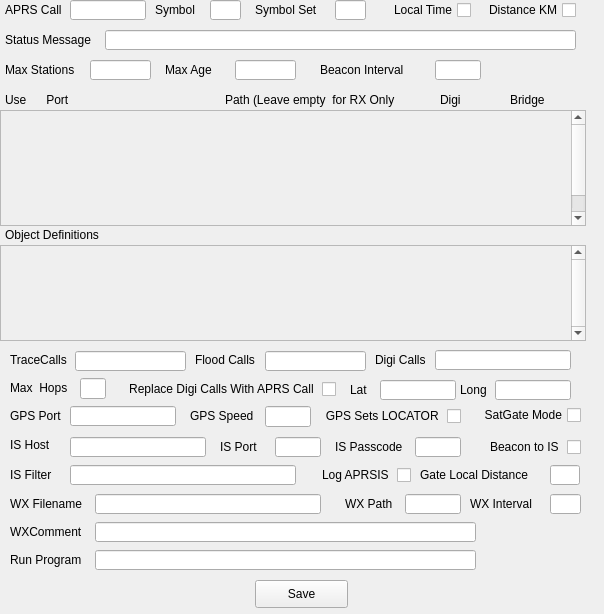
          <widget class="QWidget" name="APRSOuterscrollAreaWidgetContents">
           <property name="geometry">
            <rect>
             <x>0</x>
             <y>0</y>
             <width>604</width>
             <height>614</height>
            </rect>
           </property>
           <property name="sizePolicy">
            <sizepolicy hsizetype="Preferred" vsizetype="Preferred">
             <horstretch>0</horstretch>
             <verstretch>0</verstretch>
            </sizepolicy>
           </property>
           <widget class="QLineEdit" name="Symbol">
            <property name="geometry">
             <rect>
              <x>210</x>
              <y>0</y>
              <width>31</width>
              <height>20</height>
             </rect>
            </property>
           </widget>
           <widget class="QLineEdit" name="ISFilter">
            <property name="geometry">
             <rect>
              <x>70</x>
              <y>465</y>
              <width>226</width>
              <height>20</height>
             </rect>
            </property>
            <property name="text">
             <string/>
            </property>
           </widget>
           <widget class="QLineEdit" name="MaxStations">
            <property name="geometry">
             <rect>
              <x>90</x>
              <y>60</y>
              <width>61</width>
              <height>20</height>
             </rect>
            </property>
           </widget>
           <widget class="QLineEdit" name="WXInterval">
            <property name="geometry">
             <rect>
              <x>550</x>
              <y>494</y>
              <width>31</width>
              <height>20</height>
             </rect>
            </property>
            <property name="toolTip">
             <string>In Minutes</string>
            </property>
            <property name="text">
             <string/>
            </property>
           </widget>
           <widget class="QLabel" name="Bridge">
            <property name="geometry">
             <rect>
              <x>510</x>
              <y>90</y>
              <width>71</width>
              <height>20</height>
             </rect>
            </property>
            <property name="text">
             <string>Bridge</string>
            </property>
           </widget>
           <widget class="QLabel" name="label_31">
            <property name="geometry">
             <rect>
              <x>190</x>
              <y>406</y>
              <width>71</width>
              <height>20</height>
             </rect>
            </property>
            <property name="text">
             <string>GPS Speed</string>
            </property>
           </widget>
           <widget class="QLabel" name="label_30">
            <property name="geometry">
             <rect>
              <x>460</x>
              <y>380</y>
              <width>36</width>
              <height>20</height>
             </rect>
            </property>
            <property name="text">
             <string>Long</string>
            </property>
           </widget>
           <widget class="QLineEdit" name="Long">
            <property name="geometry">
             <rect>
              <x>495</x>
              <y>380</y>
              <width>76</width>
              <height>20</height>
             </rect>
            </property>
            <property name="text">
             <string/>
            </property>
           </widget>
           <widget class="QLineEdit" name="GPSSpeed">
            <property name="geometry">
             <rect>
              <x>265</x>
              <y>406</y>
              <width>46</width>
              <height>21</height>
             </rect>
            </property>
            <property name="text">
             <string/>
            </property>
           </widget>
           <widget class="QLineEdit" name="Lat">
            <property name="geometry">
             <rect>
              <x>380</x>
              <y>380</y>
              <width>76</width>
              <height>20</height>
             </rect>
            </property>
            <property name="text">
             <string/>
            </property>
           </widget>
           <widget class="QLineEdit" name="TraceCalls">
            <property name="geometry">
             <rect>
              <x>75</x>
              <y>351</y>
              <width>111</width>
              <height>20</height>
             </rect>
            </property>
            <property name="toolTip">
             <string>Calls for n-n Processing With Trace</string>
            </property>
            <property name="text">
             <string/>
            </property>
           </widget>
           <widget class="QLineEdit" name="StatusMessage">
            <property name="geometry">
             <rect>
              <x>105</x>
              <y>30</y>
              <width>471</width>
              <height>20</height>
             </rect>
            </property>
           </widget>
           <widget class="QLineEdit" name="WXFileName">
            <property name="geometry">
             <rect>
              <x>95</x>
              <y>494</y>
              <width>226</width>
              <height>20</height>
             </rect>
            </property>
            <property name="text">
             <string/>
            </property>
           </widget>
           <widget class="QCheckBox" name="DistanceKM">
            <property name="geometry">
             <rect>
              <x>475</x>
              <y>0</y>
              <width>101</width>
              <height>20</height>
             </rect>
            </property>
            <property name="toolTip">
             <string>Default to Kilometers instead of miles in Web Pages</string>
            </property>
            <property name="layoutDirection">
             <enum>Qt::RightToLeft</enum>
            </property>
            <property name="text">
             <string>Distance KM</string>
            </property>
           </widget>
           <widget class="QLineEdit" name="APRSCall">
            <property name="geometry">
             <rect>
              <x>70</x>
              <y>0</y>
              <width>76</width>
              <height>20</height>
             </rect>
            </property>
           </widget>
           <widget class="QLabel" name="label_21">
            <property name="geometry">
             <rect>
              <x>5</x>
              <y>90</y>
              <width>126</width>
              <height>20</height>
             </rect>
            </property>
            <property name="text">
             <string>Use      Port</string>
            </property>
           </widget>
           <widget class="QLineEdit" name="SymbolSet">
            <property name="geometry">
             <rect>
              <x>335</x>
              <y>0</y>
              <width>31</width>
              <height>20</height>
             </rect>
            </property>
           </widget>
           <widget class="QLineEdit" name="ISPort">
            <property name="geometry">
             <rect>
              <x>275</x>
              <y>437</y>
              <width>46</width>
              <height>20</height>
             </rect>
            </property>
            <property name="text">
             <string/>
            </property>
           </widget>
           <widget class="QLineEdit" name="ISFilter_2">
            <property name="geometry">
             <rect>
              <x>550</x>
              <y>465</y>
              <width>30</width>
              <height>20</height>
             </rect>
            </property>
            <property name="toolTip">
             <string>&lt;html&gt;&lt;head/&gt;&lt;body&gt;&lt;p&gt;&lt;span style=&quot; font-family:'Times New Roman'; font-size:medium; color:#000000; background-color:#ffffff;&quot;&gt;GateLocalDistance allows you to send to RF any information received from APRS-IS for stations within the specified distance (in miles). Generally gating IS traffic to RF isn't a good idea, but if you live in an area with very low APRS activity it might be useful.&lt;/span&gt;&lt;/p&gt;&lt;/body&gt;&lt;/html&gt;</string>
            </property>
            <property name="text">
             <string/>
            </property>
           </widget>
           <widget class="QLineEdit" name="BeaconInterval">
            <property name="geometry">
             <rect>
              <x>435</x>
              <y>60</y>
              <width>46</width>
              <height>20</height>
             </rect>
            </property>
            <property name="toolTip">
             <string>in minutes</string>
            </property>
           </widget>
           <widget class="QCheckBox" name="LocalTime">
            <property name="geometry">
             <rect>
              <x>380</x>
              <y>0</y>
              <width>91</width>
              <height>20</height>
             </rect>
            </property>
            <property name="toolTip">
             <string>Default to Local Time instead of UTC in Web pages</string>
            </property>
            <property name="layoutDirection">
             <enum>Qt::RightToLeft</enum>
            </property>
            <property name="text">
             <string>Local Time</string>
            </property>
           </widget>
           <widget class="QLabel" name="label_32">
            <property name="geometry">
             <rect>
              <x>350</x>
              <y>380</y>
              <width>31</width>
              <height>20</height>
             </rect>
            </property>
            <property name="text">
             <string>Lat</string>
            </property>
           </widget>
           <widget class="QLineEdit" name="DigiCalls">
            <property name="geometry">
             <rect>
              <x>435</x>
              <y>350</y>
              <width>136</width>
              <height>20</height>
             </rect>
            </property>
            <property name="toolTip">
             <string>&lt;html&gt;&lt;head/&gt;&lt;body&gt;&lt;p&gt;Calls for normal diigipeating&lt;/p&gt;&lt;/body&gt;&lt;/html&gt;</string>
            </property>
            <property name="text">
             <string/>
            </property>
           </widget>
           <widget class="QLabel" name="label_25">
            <property name="geometry">
             <rect>
              <x>10</x>
              <y>350</y>
              <width>71</width>
              <height>20</height>
             </rect>
            </property>
            <property name="text">
             <string>TraceCalls</string>
            </property>
           </widget>
           <widget class="QLabel" name="label_29">
            <property name="geometry">
             <rect>
              <x>10</x>
              <y>406</y>
              <width>71</width>
              <height>20</height>
             </rect>
            </property>
            <property name="text">
             <string>GPS Port</string>
            </property>
           </widget>
           <widget class="QLabel" name="label_38">
            <property name="geometry">
             <rect>
              <x>320</x>
              <y>60</y>
              <width>101</width>
              <height>20</height>
             </rect>
            </property>
            <property name="text">
             <string>Beacon Interval</string>
            </property>
           </widget>
           <widget class="QLabel" name="label_63">
            <property name="geometry">
             <rect>
              <x>5</x>
              <y>225</y>
              <width>106</width>
              <height>20</height>
             </rect>
            </property>
            <property name="text">
             <string>Object Definitions</string>
            </property>
           </widget>
           <widget class="QScrollArea" name="APRSScrollArea">
            <property name="geometry">
             <rect>
              <x>0</x>
              <y>110</y>
              <width>586</width>
              <height>116</height>
             </rect>
            </property>
            <property name="toolTip">
             <string>&lt;html&gt;&lt;head/&gt;&lt;body&gt;&lt;p&gt;Select which of your radio ports you want to use for APRS. &lt;/p&gt;&lt;p&gt;In Path box, enter the Destination call and any digipeaters, eg APRS,WIDE1-1,WIDE2-1&lt;/p&gt;&lt;p&gt;In Digi box define the port to digipeat packets from this port to, and whether to send to APRS-IS.&lt;/p&gt;&lt;p&gt;eg 1,2,IS means send to ports 1, 2 and APRS. Default is to send to port it was received on and APRS-IS&lt;/p&gt;&lt;p&gt;In Bridge box specify port(s) to bridge (send an unchanged copy of packet) to, eg 2,3 means bridge packets to ports 2 and 3. Default is no bridging &lt;/p&gt;&lt;/body&gt;&lt;/html&gt;</string>
            </property>
            <property name="verticalScrollBarPolicy">
             <enum>Qt::ScrollBarAlwaysOn</enum>
            </property>
            <property name="sizeAdjustPolicy">
             <enum>QAbstractScrollArea::AdjustToContents</enum>
            </property>
            <property name="widgetResizable">
             <bool>false</bool>
            </property>
            <widget class="QWidget" name="scrollAreaWidgetContents">
             <property name="geometry">
              <rect>
               <x>0</x>
               <y>0</y>
               <width>563</width>
               <height>139</height>
              </rect>
             </property>
            </widget>
           </widget>
           <widget class="QLabel" name="label_23">
            <property name="geometry">
             <rect>
              <x>440</x>
              <y>90</y>
              <width>71</width>
              <height>20</height>
             </rect>
            </property>
            <property name="text">
             <string>Digi</string>
            </property>
           </widget>
           <widget class="QLabel" name="label_37">
            <property name="geometry">
             <rect>
              <x>10</x>
              <y>494</y>
              <width>86</width>
              <height>20</height>
             </rect>
            </property>
            <property name="text">
             <string>WX Filename</string>
            </property>
           </widget>
           <widget class="QLabel" name="label_42">
            <property name="geometry">
             <rect>
              <x>420</x>
              <y>465</y>
              <width>126</width>
              <height>20</height>
             </rect>
            </property>
            <property name="toolTip">
             <string>&lt;html&gt;&lt;head/&gt;&lt;body&gt;&lt;p&gt;&lt;span style=&quot; font-family:'Times New Roman'; font-size:medium; color:#000000; background-color:#ffffff;&quot;&gt;GateLocalDistance allows you to send to RF any information received from APRS-IS for stations within the specified distance (in miles). Generally gating IS traffic to RF isn't a good idea, but if you live in an area with very low APRS activity it might be useful.&lt;/span&gt;&lt;/p&gt;&lt;/body&gt;&lt;/html&gt;</string>
            </property>
            <property name="text">
             <string>Gate Local Distance</string>
            </property>
           </widget>
           <widget class="QLineEdit" name="ISHost">
            <property name="geometry">
             <rect>
              <x>70</x>
              <y>437</y>
              <width>136</width>
              <height>20</height>
             </rect>
            </property>
            <property name="text">
             <string/>
            </property>
           </widget>
           <widget class="QLabel" name="label_11">
            <property name="geometry">
             <rect>
              <x>155</x>
              <y>0</y>
              <width>71</width>
              <height>20</height>
             </rect>
            </property>
            <property name="text">
             <string>Symbol</string>
            </property>
           </widget>
           <widget class="QLabel" name="label_22">
            <property name="geometry">
             <rect>
              <x>225</x>
              <y>90</y>
              <width>191</width>
              <height>20</height>
             </rect>
            </property>
            <property name="text">
             <string>Path (Leave empty  for RX Only</string>
            </property>
           </widget>
           <widget class="QLabel" name="label_36">
            <property name="geometry">
             <rect>
              <x>10</x>
              <y>465</y>
              <width>61</width>
              <height>20</height>
             </rect>
            </property>
            <property name="text">
             <string>IS Filter</string>
            </property>
           </widget>
           <widget class="QLabel" name="label_26">
            <property name="geometry">
             <rect>
              <x>195</x>
              <y>350</y>
              <width>66</width>
              <height>20</height>
             </rect>
            </property>
            <property name="text">
             <string>Flood Calls</string>
            </property>
           </widget>
           <widget class="QLineEdit" name="MaxAge">
            <property name="geometry">
             <rect>
              <x>235</x>
              <y>60</y>
              <width>61</width>
              <height>20</height>
             </rect>
            </property>
           </widget>
           <widget class="QPushButton" name="SAVEAPRS">
            <property name="geometry">
             <rect>
              <x>255</x>
              <y>580</y>
              <width>93</width>
              <height>28</height>
             </rect>
            </property>
            <property name="text">
             <string>Save</string>
            </property>
           </widget>
           <widget class="QLineEdit" name="FloodCalls">
            <property name="geometry">
             <rect>
              <x>265</x>
              <y>351</y>
              <width>101</width>
              <height>20</height>
             </rect>
            </property>
            <property name="toolTip">
             <string>Calls for n-n Processing Without Trace</string>
            </property>
            <property name="text">
             <string/>
            </property>
           </widget>
           <widget class="QCheckBox" name="BeacontoIS">
            <property name="geometry">
             <rect>
              <x>470</x>
              <y>437</y>
              <width>111</width>
              <height>20</height>
             </rect>
            </property>
            <property name="toolTip">
             <string>&lt;html&gt;&lt;head/&gt;&lt;body&gt;&lt;p&gt;Send transmitted beacons to APRS-IS as well as RF&lt;/p&gt;&lt;/body&gt;&lt;/html&gt;</string>
            </property>
            <property name="layoutDirection">
             <enum>Qt::RightToLeft</enum>
            </property>
            <property name="text">
             <string>Beacon to IS </string>
            </property>
           </widget>
           <widget class="QLabel" name="label_27">
            <property name="geometry">
             <rect>
              <x>10</x>
              <y>378</y>
              <width>71</width>
              <height>20</height>
             </rect>
            </property>
            <property name="text">
             <string>Max  Hops</string>
            </property>
           </widget>
           <widget class="QLabel" name="label_12">
            <property name="geometry">
             <rect>
              <x>255</x>
              <y>0</y>
              <width>71</width>
              <height>20</height>
             </rect>
            </property>
            <property name="text">
             <string>Symbol Set</string>
            </property>
           </widget>
           <widget class="QLineEdit" name="GPSPort">
            <property name="geometry">
             <rect>
              <x>70</x>
              <y>406</y>
              <width>106</width>
              <height>20</height>
             </rect>
            </property>
            <property name="text">
             <string/>
            </property>
           </widget>
           <widget class="QLabel" name="label_33">
            <property name="geometry">
             <rect>
              <x>10</x>
              <y>435</y>
              <width>61</width>
              <height>20</height>
             </rect>
            </property>
            <property name="text">
             <string>IS Host</string>
            </property>
           </widget>
           <widget class="QLineEdit" name="ISPassCode">
            <property name="geometry">
             <rect>
              <x>415</x>
              <y>437</y>
              <width>46</width>
              <height>20</height>
             </rect>
            </property>
            <property name="text">
             <string/>
            </property>
           </widget>
           <widget class="QLabel" name="label_34">
            <property name="geometry">
             <rect>
              <x>220</x>
              <y>437</y>
              <width>71</width>
              <height>20</height>
             </rect>
            </property>
            <property name="text">
             <string>IS Port</string>
            </property>
           </widget>
           <widget class="QCheckBox" name="GPSSetsLocator">
            <property name="geometry">
             <rect>
              <x>310</x>
              <y>406</y>
              <width>151</width>
              <height>20</height>
             </rect>
            </property>
            <property name="layoutDirection">
             <enum>Qt::RightToLeft</enum>
            </property>
            <property name="text">
             <string>GPS Sets LOCATOR </string>
            </property>
           </widget>
           <widget class="QLineEdit" name="WXPath">
            <property name="geometry">
             <rect>
              <x>405</x>
              <y>494</y>
              <width>56</width>
              <height>20</height>
             </rect>
            </property>
            <property name="text">
             <string/>
            </property>
           </widget>
           <widget class="QLineEdit" name="WXComment">
            <property name="geometry">
             <rect>
              <x>95</x>
              <y>522</y>
              <width>381</width>
              <height>20</height>
             </rect>
            </property>
            <property name="text">
             <string/>
            </property>
           </widget>
           <widget class="QLineEdit" name="MaxHops">
            <property name="geometry">
             <rect>
              <x>80</x>
              <y>378</y>
              <width>26</width>
              <height>21</height>
             </rect>
            </property>
            <property name="text">
             <string/>
            </property>
           </widget>
           <widget class="QLabel" name="label_43">
            <property name="geometry">
             <rect>
              <x>10</x>
              <y>550</y>
              <width>86</width>
              <height>20</height>
             </rect>
            </property>
            <property name="text">
             <string>Run Program</string>
            </property>
           </widget>
           <widget class="QCheckBox" name="ReplaceDigiCalls">
            <property name="geometry">
             <rect>
              <x>100</x>
              <y>379</y>
              <width>236</width>
              <height>20</height>
             </rect>
            </property>
            <property name="layoutDirection">
             <enum>Qt::RightToLeft</enum>
            </property>
            <property name="text">
             <string>Replace Digi Calls With APRS Call </string>
            </property>
           </widget>
           <widget class="QLabel" name="label_35">
            <property name="geometry">
             <rect>
              <x>335</x>
              <y>437</y>
              <width>81</width>
              <height>20</height>
             </rect>
            </property>
            <property name="text">
             <string>IS Passcode</string>
            </property>
           </widget>
           <widget class="QLabel" name="label_40">
            <property name="geometry">
             <rect>
              <x>470</x>
              <y>494</y>
              <width>76</width>
              <height>20</height>
             </rect>
            </property>
            <property name="text">
             <string>WX Interval</string>
            </property>
           </widget>
           <widget class="QLabel" name="label_15">
            <property name="geometry">
             <rect>
              <x>165</x>
              <y>60</y>
              <width>61</width>
              <height>20</height>
             </rect>
            </property>
            <property name="text">
             <string>Max Age</string>
            </property>
           </widget>
           <widget class="QLabel" name="label_39">
            <property name="geometry">
             <rect>
              <x>345</x>
              <y>494</y>
              <width>61</width>
              <height>20</height>
             </rect>
            </property>
            <property name="text">
             <string>WX Path</string>
            </property>
           </widget>
           <widget class="QLabel" name="label_14">
            <property name="geometry">
             <rect>
              <x>5</x>
              <y>60</y>
              <width>81</width>
              <height>20</height>
             </rect>
            </property>
            <property name="text">
             <string>Max Stations</string>
            </property>
           </widget>
           <widget class="QCheckBox" name="SatGate">
            <property name="geometry">
             <rect>
              <x>475</x>
              <y>405</y>
              <width>106</width>
              <height>20</height>
             </rect>
            </property>
            <property name="toolTip">
             <string>&lt;html&gt;&lt;head/&gt;&lt;body&gt;&lt;p&gt;SatGate mode delays sending directly heard packets to APRS-IS so that packets received via a Satellite will arrive first so will not be removed by duplicate supression&lt;/p&gt;&lt;/body&gt;&lt;/html&gt;</string>
            </property>
            <property name="layoutDirection">
             <enum>Qt::RightToLeft</enum>
            </property>
            <property name="text">
             <string>SatGate Mode</string>
            </property>
           </widget>
           <widget class="QLabel" name="label_41">
            <property name="geometry">
             <rect>
              <x>10</x>
              <y>522</y>
              <width>86</width>
              <height>20</height>
             </rect>
            </property>
            <property name="text">
             <string>WXComment</string>
            </property>
           </widget>
           <widget class="QLabel" name="label_9">
            <property name="geometry">
             <rect>
              <x>5</x>
              <y>0</y>
              <width>71</width>
              <height>20</height>
             </rect>
            </property>
            <property name="text">
             <string>APRS Call</string>
            </property>
           </widget>
           <widget class="QCheckBox" name="LogAPRSIS">
            <property name="geometry">
             <rect>
              <x>300</x>
              <y>465</y>
              <width>111</width>
              <height>20</height>
             </rect>
            </property>
            <property name="layoutDirection">
             <enum>Qt::RightToLeft</enum>
            </property>
            <property name="text">
             <string>Log APRSIS </string>
            </property>
           </widget>
           <widget class="QLineEdit" name="RunCommand">
            <property name="geometry">
             <rect>
              <x>95</x>
              <y>550</y>
              <width>381</width>
              <height>20</height>
             </rect>
            </property>
            <property name="toolTip">
             <string>Application program to start when BPQ starts. Usually used to start BPQAPRS, but could run other clients.</string>
            </property>
            <property name="text">
             <string/>
            </property>
           </widget>
           <widget class="QLabel" name="label_28">
            <property name="geometry">
             <rect>
              <x>375</x>
              <y>350</y>
              <width>66</width>
              <height>20</height>
             </rect>
            </property>
            <property name="text">
             <string>Digi Calls</string>
            </property>
           </widget>
           <widget class="QScrollArea" name="scrollArea_5">
            <property name="geometry">
             <rect>
              <x>0</x>
              <y>245</y>
              <width>586</width>
              <height>96</height>
             </rect>
            </property>
            <property name="toolTip">
             <string>&lt;html&gt;&lt;head/&gt;&lt;body&gt;&lt;p&gt;Here define any APRS Objects that you want to transmit. Path is Destination and any Digis needed&lt;/p&gt;&lt;p&gt;Ports is a list of ports to send the Object tp. To send to APRS-IS include IS in string, eg 1,2,IS&lt;/p&gt;&lt;p&gt;Interval is in minutes&lt;/p&gt;&lt;p&gt;Text is the Object definition.&lt;/p&gt;&lt;/body&gt;&lt;/html&gt;</string>
            </property>
            <property name="verticalScrollBarPolicy">
             <enum>Qt::ScrollBarAlwaysOn</enum>
            </property>
            <property name="widgetResizable">
             <bool>false</bool>
            </property>
            <widget class="QWidget" name="ObjectscrollAreaContents">
             <property name="geometry">
              <rect>
               <x>0</x>
               <y>0</y>
               <width>563</width>
               <height>91</height>
              </rect>
             </property>
            </widget>
           </widget>
           <widget class="QLabel" name="label_10">
            <property name="geometry">
             <rect>
              <x>5</x>
              <y>30</y>
              <width>106</width>
              <height>20</height>
             </rect>
            </property>
            <property name="text">
             <string>Status Message</string>
            </property>
           </widget>
          </widget>
